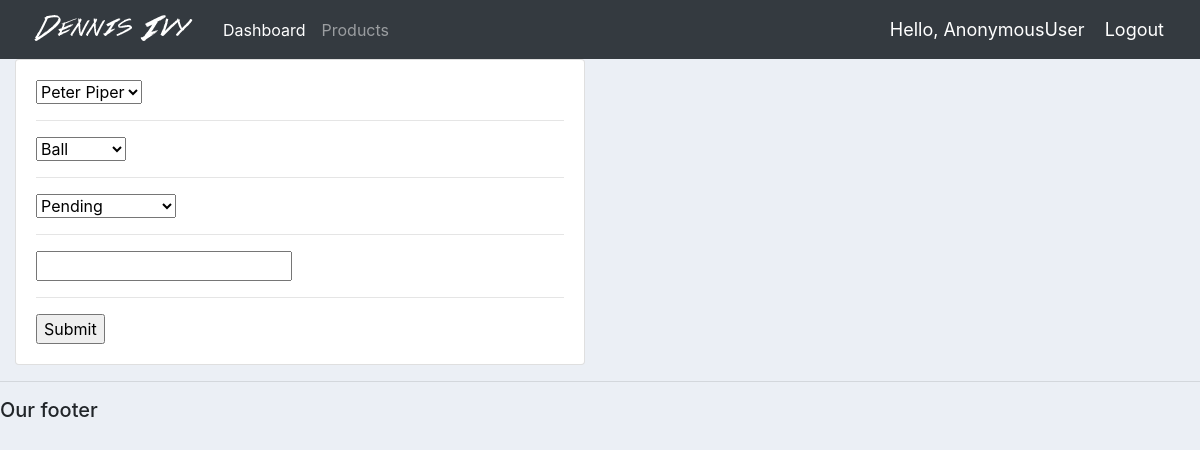
The page /update_order/1/ on the database its author committed.
### accounts/models.py (models this page shows, shortened)
class Order(models.Model):
	STATUS = (
			('Pending', 'Pending'),
			('Out for delivery', 'Out for delivery'),
			('Delivered', 'Delivered'),
			)
	customer = models.ForeignKey(Customer, null=True, on_delete= models.SET_NULL)
	product = models.ForeignKey(Product, null=True, on_delete= models.SET_NULL)
	date_created = models.DateTimeField(auto_now_add=True, null=True)
	status = models.CharField(max_length=200, null=True, choices=STATUS)
	note = models.CharField(max_length=1000, null=True)

### accounts/views.py (the view)
# urls.py: path('update_order/<str:pk>/', views.updateOrder, name="update_order"),
def updateOrder(request, pk):
	order = Order.objects.get(id=pk)
	form = OrderForm(instance=order)
	if request.method == 'POST':
		form = OrderForm(request.POST, instance=order)
		if form.is_valid():
			form.save()
			return redirect('/')
	context = {'form':form}
	return render(request, 'accounts/order_form.html', context)

### accounts/forms.py
class OrderForm(ModelForm):
	class Meta:
		model = Order
		fields = '__all__'

### accounts/models.py (called while the page is built)
	def __str__(self):
		return self.name

	def __str__(self):
		return self.name

### accounts/templates/accounts/order_form.html (shortened to what this page needs)
{%  extends 'accounts/main.html' %}
{% load static %}
{% block content %}
<div class="row">
	<div class="col-md-6">
		<div class="card card-body">
			<form action="" method="POST">
				{% for field in form %}
					{{field}}
					<hr>
				{% endfor %}
				<input type="submit" name="Submit">
			</form>
		</div>
	</div>
</div>
{% endblock %}

### static/css/styles.css (style rules this page uses)
body { background-color: #ebeff5; }

### rows shown on the page
Order: form "Peter Piper" "Ball" "Pending"

### other values the page prints
{{ request.user }} "AnonymousUser"
